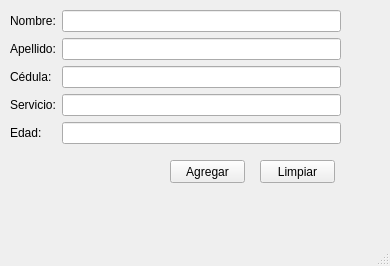
<?xml version="1.0" encoding="UTF-8"?>
<ui version="4.0">
 <class>MainWindow</class>
 <widget class="QMainWindow" name="MainWindow">
  <property name="geometry">
   <rect>
    <x>0</x>
    <y>0</y>
    <width>390</width>
    <height>266</height>
   </rect>
  </property>
  <property name="windowTitle">
   <string>MainWindow</string>
  </property>
  <widget class="QWidget" name="centralwidget">
   <widget class="QPushButton" name="boton_limpiar">
    <property name="geometry">
     <rect>
      <x>260</x>
      <y>160</y>
      <width>75</width>
      <height>23</height>
     </rect>
    </property>
    <property name="text">
     <string>Limpiar</string>
    </property>
   </widget>
   <widget class="QPushButton" name="boton_agregar">
    <property name="geometry">
     <rect>
      <x>170</x>
      <y>160</y>
      <width>75</width>
      <height>23</height>
     </rect>
    </property>
    <property name="text">
     <string>Agregar</string>
    </property>
   </widget>
   <widget class="QWidget" name="formLayoutWidget">
    <property name="geometry">
     <rect>
      <x>10</x>
      <y>10</y>
      <width>331</width>
      <height>141</height>
     </rect>
    </property>
    <layout class="QFormLayout" name="formLayout">
     <property name="fieldGrowthPolicy">
      <enum>QFormLayout::AllNonFixedFieldsGrow</enum>
     </property>
     <item row="0" column="0">
      <widget class="QLabel" name="label">
       <property name="text">
        <string>Nombre:</string>
       </property>
      </widget>
     </item>
     <item row="0" column="1">
      <widget class="QLineEdit" name="campo_nombre"/>
     </item>
     <item row="1" column="0">
      <widget class="QLabel" name="label_2">
       <property name="text">
        <string>Apellido:</string>
       </property>
      </widget>
     </item>
     <item row="1" column="1">
      <widget class="QLineEdit" name="campo_apellido"/>
     </item>
     <item row="2" column="0">
      <widget class="QLabel" name="label_3">
       <property name="text">
        <string>Cédula:</string>
       </property>
      </widget>
     </item>
     <item row="2" column="1">
      <widget class="QLineEdit" name="campo_cedula"/>
     </item>
     <item row="3" column="0">
      <widget class="QLabel" name="label_4">
       <property name="text">
        <string>Servicio:</string>
       </property>
      </widget>
     </item>
     <item row="3" column="1">
      <widget class="QLineEdit" name="campo_servicio"/>
     </item>
     <item row="4" column="0">
      <widget class="QLabel" name="label_5">
       <property name="text">
        <string>Edad:</string>
       </property>
      </widget>
     </item>
     <item row="4" column="1">
      <widget class="QLineEdit" name="campo_edad"/>
     </item>
    </layout>
   </widget>
  </widget>
  <widget class="QMenuBar" name="menubar">
   <property name="geometry">
    <rect>
     <x>0</x>
     <y>0</y>
     <width>390</width>
     <height>21</height>
    </rect>
   </property>
  </widget>
  <widget class="QStatusBar" name="statusbar"/>
 </widget>
 <resources/>
 <connections/>
</ui>
